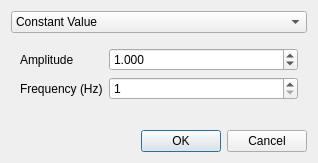
<?xml version="1.0" encoding="UTF-8"?>
<ui version="4.0">
 <class>SimulatedReaderDialog</class>
 <widget class="QDialog" name="SimulatedReaderDialog">
  <property name="geometry">
   <rect>
    <x>0</x>
    <y>0</y>
    <width>318</width>
    <height>163</height>
   </rect>
  </property>
  <property name="sizePolicy">
   <sizepolicy hsizetype="Minimum" vsizetype="Preferred">
    <horstretch>0</horstretch>
    <verstretch>1</verstretch>
   </sizepolicy>
  </property>
  <property name="windowTitle">
   <string>Dialog</string>
  </property>
  <layout class="QVBoxLayout" name="verticalLayout">
   <item>
    <widget class="QComboBox" name="graphType">
     <item>
      <property name="text">
       <string>Constant Value</string>
      </property>
     </item>
     <item>
      <property name="text">
       <string>Sinusoidal Wave</string>
      </property>
     </item>
    </widget>
   </item>
   <item>
    <widget class="QStackedWidget" name="stackedWidget">
     <property name="sizePolicy">
      <sizepolicy hsizetype="Minimum" vsizetype="Minimum">
       <horstretch>0</horstretch>
       <verstretch>0</verstretch>
      </sizepolicy>
     </property>
     <property name="currentIndex">
      <number>1</number>
     </property>
     <widget class="QWidget" name="constantVariables">
      <layout class="QFormLayout" name="formLayout_2">
       <item row="0" column="0">
        <widget class="QLabel" name="label">
         <property name="text">
          <string>Value</string>
         </property>
        </widget>
       </item>
       <item row="0" column="1">
        <widget class="QDoubleSpinBox" name="constantValue">
         <property name="decimals">
          <number>3</number>
         </property>
         <property name="minimum">
          <double>-1000.000000000000000</double>
         </property>
         <property name="maximum">
          <double>1000.000000000000000</double>
         </property>
        </widget>
       </item>
      </layout>
     </widget>
     <widget class="QWidget" name="sinusoidalVariables">
      <layout class="QFormLayout" name="formLayout">
       <item row="0" column="0">
        <widget class="QLabel" name="label_2">
         <property name="text">
          <string>Amplitude</string>
         </property>
        </widget>
       </item>
       <item row="0" column="1">
        <widget class="QDoubleSpinBox" name="sinusoidalAmplitude">
         <property name="decimals">
          <number>3</number>
         </property>
         <property name="minimum">
          <double>0.001000000000000</double>
         </property>
         <property name="maximum">
          <double>1000.000000000000000</double>
         </property>
         <property name="value">
          <double>1.000000000000000</double>
         </property>
        </widget>
       </item>
       <item row="1" column="0">
        <widget class="QLabel" name="label_3">
         <property name="text">
          <string>Frequency (Hz)</string>
         </property>
        </widget>
       </item>
       <item row="1" column="1">
        <widget class="QSpinBox" name="sinusoidalFrequency">
         <property name="minimum">
          <number>1</number>
         </property>
         <property name="maximum">
          <number>1000000</number>
         </property>
        </widget>
       </item>
      </layout>
     </widget>
    </widget>
   </item>
   <item>
    <widget class="QDialogButtonBox" name="buttonBox">
     <property name="orientation">
      <enum>Qt::Orientation::Horizontal</enum>
     </property>
     <property name="standardButtons">
      <set>QDialogButtonBox::StandardButton::Cancel|QDialogButtonBox::StandardButton::Ok</set>
     </property>
    </widget>
   </item>
  </layout>
 </widget>
 <resources/>
 <connections>
  <connection>
   <sender>buttonBox</sender>
   <signal>accepted()</signal>
   <receiver>SimulatedReaderDialog</receiver>
   <slot>accept()</slot>
   <hints>
    <hint type="sourcelabel">
     <x>248</x>
     <y>254</y>
    </hint>
    <hint type="destinationlabel">
     <x>157</x>
     <y>274</y>
    </hint>
   </hints>
  </connection>
  <connection>
   <sender>buttonBox</sender>
   <signal>rejected()</signal>
   <receiver>SimulatedReaderDialog</receiver>
   <slot>reject()</slot>
   <hints>
    <hint type="sourcelabel">
     <x>316</x>
     <y>260</y>
    </hint>
    <hint type="destinationlabel">
     <x>286</x>
     <y>274</y>
    </hint>
   </hints>
  </connection>
 </connections>
</ui>
